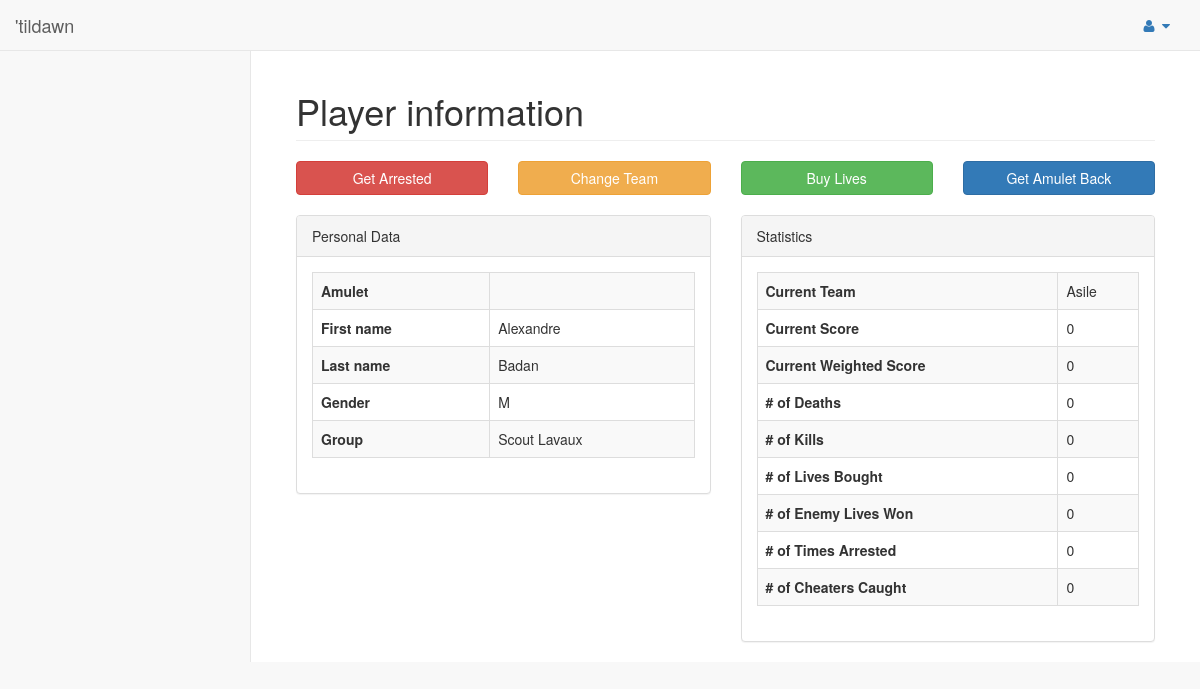
Page /pages/infoPlayer.php?id=1 on the committed database.
### tables this page shows
CREATE TABLE Players (
    id INT NOT NULL AUTO_INCREMENT,
    amulet VARCHAR(5) UNIQUE,
	firstname VARCHAR(32) NOT NULL,
	lastname VARCHAR(32) NOT NULL,
	gender ENUM('M', 'F'),
	`group` VARCHAR(32),
	teamId INT NOT NULL,
    score INT DEFAULT 0, 	
	nbDeaths INT DEFAULT 0,
	nbKills INT DEFAULT 0,
	nbEnemyLivesGiven INT DEFAULT 0,
	nbOwnLivesTaken INT DEFAULT 0, 
	nbAmuletsTaken INT DEFAULT 0,
	nbCheatersCaught INT DEFAULT 0, 
	nbTimesArrested INT DEFAULT 0,
	nbTimesTransformed INT DEFAULT 0,
	nbPlayersTransformed INT DEFAULT 0,
	nbObjectsFound INT DEFAULT 0,
	
	PRIMARY KEY(id),
	FOREIGN KEY(teamId) REFERENCES Teams(id)
);

CREATE TABLE Teams (
    id INT NOT NULL AUTO_INCREMENT,
	name VARCHAR(16) NOT NULL UNIQUE,
	color VARCHAR(8) NOT NULL UNIQUE,
	score INT DEFAULT 0,
	nbLivesTakenByPlayers INT DEFAULT 0,
	nbPlayersArrested INT DEFAULT 0,
	nbPlayersLost INT DEFAULT 0,
	nbPlayersWon INT DEFAULT 0,
	nbEnemyLivesBroughtByPlayers INT DEFAULT 0,
	nbPlayersDeaths INT DEFAULT 0,
	nbKillsByPlayers INT DEFAULT 0,
	nbMainObjectsFoundByPlayers INT DEFAULT 0,
	
	PRIMARY KEY(id)
);

### model/players.php (called while the page is built, shortened)
<?php
include_once('../model/db.php');
function getPlayerById($playerId){
    $link = connect();
    $res = mysqli_query($link, "select players.id as id, amulet, firstname, lastname, teams.name as team, players.teamId as teamId, players.score as score, teams.score as teamScore, gender, `group`, nbDeaths, nbKills, nbOwnLivesTaken, nbEnemyLivesGiven, nbTimesArrested, nbCheatersCaught from players INNER JOIN teams ON players.teamId = teams.id WHERE players.id = '". $playerId . "';");
    return fetch_result($res);
}
?>

### controller/common.php (called while the page is built, shortened)
<?php
require("../model/players.php");
function getPlayer($playerId){
	return getPlayerById($playerId);
}
function calculateWeightedScore($playerScore, $teamScore){
	$weightedScore = (0.5 * $playerScore) + (0.5 * $teamScore);
	return $weightedScore;
}
?>

### model/db.php (called while the page is built, shortened)
<?php
function fetch_result($res) {
	$result = array();
	if($res != False){
	    while($row = mysqli_fetch_assoc($res)) {
            $result[] = $row;
        }
	}else{
		echo "No result";
	}
    return $result;
}
?>

### pages/infoPlayer.php (the view, shortened to what this page needs)
<!DOCTYPE html>
<?php
$playerInfo = getPlayer($_GET['id']);
$player = $playerInfo[0];
?>
<html lang="en">
<head>
    <link href="../vendor/bootstrap/css/bootstrap.min.css" rel="stylesheet">
    <link href="../vendor/metisMenu/metisMenu.min.css" rel="stylesheet">
    <link href="../dist/css/sb-admin-2.css" rel="stylesheet">
    <link href="../vendor/font-awesome/css/font-awesome.min.css" rel="stylesheet" type="text/css">
    <link href="../vendor/datatables-plugins/dataTables.bootstrap.css" rel="stylesheet">
    <link href="../vendor/datatables-responsive/dataTables.responsive.css" rel="stylesheet">
</head>
<body>
    <div id="wrapper">
        <?php include("nav.php");?>
        <div id="page-wrapper">
            <div class="container-fluid">
                <div class="row">
                    <div class="col-lg-12">
                        <h1 class="page-header">Player information</h1>
                    </div>
                </div>
	        <div class="row">
					<div class="col-lg-3">
						<button type="button" class="btn btn-danger btn-block" data-toggle="modal" data-target="#arrest"> Get Arrested </button>
					</div>
					<div class="col-lg-3">
						<button type="button" class="btn btn-warning btn-block" data-toggle="modal" data-target="#team"> Change Team </button>
					</div>
					<div class="col-lg-3">
						<button type="button" class="btn btn-success btn-block" data-toggle="modal" data-target="#lives"> Buy Lives</button>
					</div>
					<div class="col-lg-3">
						<button type="button" class="btn btn-primary btn-block" data-toggle="modal" data-target="#amulet"> Get Amulet Back</button>
					</div>
			</div>
			<br>
            <div class="row">
                <div class="col-lg-6">
					<div class="panel panel-default">
						<div class="panel-heading">
							Personal Data
						</div>
						<div class="panel-body">
						    <table width="100%" class="table table-striped table-bordered table-hover">
                                <tbody>
								    <tr>
									    <th> Amulet </th>
										<td> <?php echo $player['amulet']; ?> </td>
									</tr>
									<tr>
									    <th> First name </th>
										<td> <?php echo $player['firstname']; ?> </td>
									</tr>
									<tr>
									    <th> Last name </th>
										<td> <?php echo $player['lastname']; ?> </td>
									</tr>
									<tr>
									    <th> Gender </th>
										<td> <?php echo $player['gender']; ?> </td>
									</tr>
									<tr>
									    <th> Group </th>
										<td> <?php echo $player['group']; ?> </td>
									</tr>
                                </tbody>
                            </table>
						</div>
					</div>
                </div>
				<div class="col-lg-6">
				    <div class="panel panel-default">
						<div class="panel-heading">
							Statistics
						</div>
						<div class="panel-body">
						    <table width="100%" class="table table-striped table-bordered table-hover">
                                <tbody>
								    <tr>
									    <th> Current Team </th>
										<td> <?php echo $player['team']; ?> </td>
									</tr>
									<tr>
									    <th> Current Score </th>
										<td> <?php echo $player['score']; ?> </td>
									</tr>
									<tr>
									    <th> Current Weighted Score </th>
										<td> <?php echo calculateWeightedScore($player['score'], $player['teamScore']); ?> </td>
									</tr>
									<tr>
									    <th> # of Deaths </th>
										<td> <?php echo $player['nbDeaths']; ?> </td>
									</tr>
									<tr>
									    <th> # of Kills </th>
										<td> <?php echo $player['nbKills']; ?> </td>
									</tr>
									<tr>
									    <th> # of Lives Bought </th>
										<td> <?php echo $player['nbOwnLivesTaken']; ?> </td>
									</tr>
									<tr>
									    <th> # of Enemy Lives Won </th>
										<td> <?php echo $player['nbEnemyLivesGiven']; ?> </td>
									</tr>
									<tr>
									    <th> # of Times Arrested </th>
										<td> <?php echo $player['nbTimesArrested']; ?> </td>
									</tr>
									<tr>
									    <th> # of Cheaters Caught </th>
										<td> <?php echo $player['nbCheatersCaught']; ?> </td>
									</tr>
                                </tbody>
                            </table>
						</div>
					</div>
				</div>
			</div>
				</div>
            </div>
            </div>
</body>
</html>

### rows in the picture
players: firstname "Alexandre", lastname "Badan", gender "M", group "Scout Lavaux", teamId.name "Asile", score "0", nbDeaths "0", nbKills "0", nbOwnLivesTaken "0", nbEnemyLivesGiven "0", nbTimesArrested "0", nbCheatersCaught "0"
